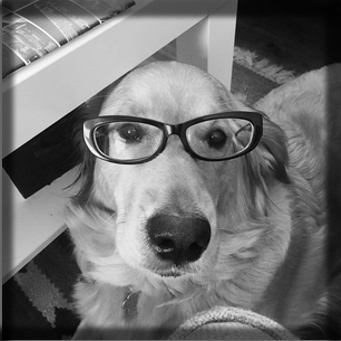
#> input picture Dog.png, 341 x 341 px
$ jupyter execute deconpynter.ipynb   (shell and % lines are left out)   (Python 2 division)
#> lines starting #> are read from the running program, lines starting #| are printed output that depends on the picture
[cell 1]
import matplotlib.image as mpimg
import numpy as np
import matplotlib.cm as cm
import matplotlib.pyplot as plt

[cell 2]
filenamein="Dog.png"
WIDTH, HEIGHT=(2000,2000)
BALL_RADIUS = 1.        # FOR ballS IN PIXELS
pix_to_m=45.0
freq=3e10               # Frequency
wavel=3e8/freq          # Wavelength
dec_ang=90.0            # Declination angle of 'source'
sin_dec=np.sin((dec_ang * np.pi)/ 180.) #sin of dec
col_map=cm.gist_gray

BALLS = 30 #always start with 50 antenna


if BALLS==1:
    BALLS=2
    print("You have 2 antennae now")

class Ball:
    #BALL_RADIUS = 15.0        # FOR ballS IN PIXELS
    def __init__(self,x,y):
         self.position = TwoD(x,y)
class TwoD:
    def __init__(self, x, y):
        self.x = float(x)
        self.y = float(y)

[cell 3]
in_img=mpimg.imread(filenamein) #gif_image
#> in_img is the input picture: shape (341, 341, 4) float32; mean R, G, B, A 0.445, 0.445, 0.445, 1
in_img=in_img[:,:,1] #select a single colour plane from a RBG image
#> in_img: shape (341, 341) float32
img_siz=in_img.shape #input image dimensions
#> img_siz = (341, 341)

[cell 4]
WIDTH, HEIGHT=in_img.shape
#> WIDTH = 341; HEIGHT = 341
WIDTH_ANT= WIDTH/2.5
#> WIDTH_ANT = 136.4
HEIGHT_ANT= WIDTH/2.5
#> HEIGHT_ANT = 136.4
Y_UPOUT=BALL_RADIUS*1.5                    # TOP BOUNDARY
Y_DOWNOUT=HEIGHT_ANT-(BALL_RADIUS*1.5)
#> Y_DOWNOUT = 134.9

print Y_UPOUT,Y_DOWNOUT
#| 1.5 134.9

pix_to_uv=150.0*(2.68*(WIDTH_ANT/600.0))
#> pix_to_uv = 91.39
umax=1.5*(((HEIGHT_ANT-(2.0*1.5*BALL_RADIUS))*pix_to_m*10.0)/wavel)#maximum for earth rot at HA 60
#> umax = 9004500
vmax=1.5*((1.0*(WIDTH_ANT-(2.0*1.5*BALL_RADIUS))*pix_to_m*10.0*sin_dec)/wavel)
#> vmax = 9004500
rescaleFact=(Y_DOWNOUT-Y_UPOUT)*0.95
#> rescaleFact = 126.7

print rescaleFact
#| 126.73

[cell 5]
synthesis_type=0
arrType = 'AlmaL'
almal_x=[  5.37451571e-01,   5.85665088e-01,   5.10331468e-01,   4.71301478e-01,
   5.79351413e-01,   5.85378103e-01,   4.60539532e-01,   6.41196728e-01,
   4.89883771e-01,   5.42545559e-01,   6.35241785e-01,   4.30477830e-01,
   6.49591046e-01,   5.21236906e-01,   4.67498924e-01,   5.42473813e-01,
   5.80212369e-01,   5.10546707e-01,   7.17247812e-01,   4.68869278e-01,
   3.33405080e-01,   7.67097144e-01,   6.71990243e-01,   3.54763955e-01,
   8.33003300e-01,   8.17692639e-01,   2.09212226e-01,   8.00107619e-01,
   8.20261157e-01,   8.25599082e-01,   7.99655618e-01,   8.36131439e-01,
   9.00000000e-01,   8.05997991e-01,   9.29939733e-01,   4.33053523e-01,
   4.14542976e-01,   2.38699957e-01,   7.21337351e-01,   8.64930406e-01,
   9.34926101e-01,   8.50631367e-01,   8.47610850e-02,   7.88556464e-01,
   9.05294877e-01,   1.04749605e-01,   8.30750466e-01,   1.00000000e+00,
   7.17463000e-05,   9.46039604e-01]
almal_y=[  3.46786220e-01,   4.03165015e-01,   3.96935661e-01,   4.30033034e-01,
   3.05257197e-01,   4.69170993e-01,   3.39361334e-01,   3.60251691e-01,
   4.63193330e-01,   2.84681454e-01,   4.60613497e-01,   3.78121756e-01,
   3.09284254e-01,   5.12587699e-01,   3.12493314e-01,   3.49114362e-01,
   4.05493157e-01,   4.02158251e-01,   5.22214881e-01,   6.07028473e-01,
   5.14475381e-01,   5.49548529e-01,   2.14661004e-01,   5.16759478e-01,
   2.61249017e-01,   5.25046406e-01,   5.02834670e-01,   6.29228000e-05,
   7.18754129e-01,   5.51838918e-01,   2.49690105e-01,   5.85955639e-01,
   2.60154161e-01,   5.47698600e-01,   9.01720938e-01,   6.35840805e-01,
   6.43920088e-01,   5.07365109e-01,   1.13474910e-01,   6.04970898e-01,
   4.29322010e-02,   6.24338524e-01,   5.01129464e-01,   4.94069530e-02,
   7.89592575e-01,   4.61997798e-01,   6.77401290e-01,   2.09721570e-02,
   4.20342929e-01,   1.00000000e+00]

if arrType == 'AlmaL':
    orig_x=almal_x[:BALLS]
    orig_y=almal_y[:BALLS]

orig_x=(np.array(orig_x)*rescaleFact)+Y_UPOUT
orig_y=(np.array(orig_y)*rescaleFact)+Y_UPOUT

balls = tuple(Ball(orig_x[ball], orig_y[ball]) for ball in xrange(BALLS))
x_pos = tuple(ball.position.x for ball in balls)
y_pos = tuple(ball.position.y for ball in balls)
x=np.array(x_pos)
y=np.array(y_pos)

x=x*pix_to_m
y=y*pix_to_m

N=len(x)*(len(x)-1)                     #number of baselines
#> N = 870

lx=np.zeros((len(x),len(x)))
ly=np.zeros((len(y),len(x)))

for i in range(len(x)):
    for j in range(len(y)):
        lx[i,j]=(x[i]-x[j])
        ly[i,j]=(y[i]-y[j])
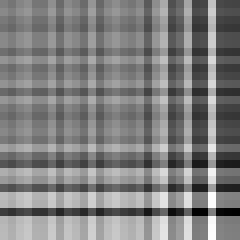
#> lx: shape (30, 30) float64 (shown 8 times larger); min -3557.4, max 3557.4, mean 0; drawn with min black and max white
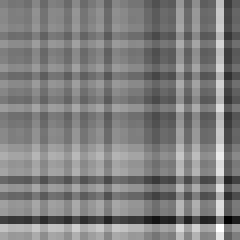
#> ly: shape (30, 30) float64 (shown 8 times larger); min -4098.6, max 4098.6, mean 0; drawn with min black and max white
plt.figure(figsize=(5,5))
plt.scatter(x,y)
plt.axis("equal");
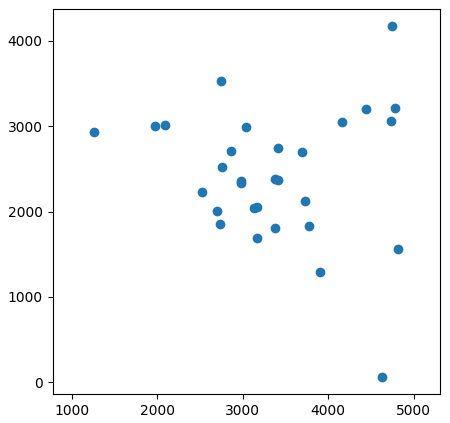
#> figure drawn by matplotlib, 1 panel

[cell 6]
almal_lx=np.zeros((len(almal_x),len(almal_x)))
almal_ly=np.zeros((len(almal_y),len(almal_x)))
for i in range(len(almal_x)):
    for j in range(len(almal_y)):
        almal_lx[i,j]=(almal_x[i]-almal_x[j])
        almal_ly[i,j]=(almal_y[i]-almal_y[j])

[cell 7]
(np.sqrt(almal_lx**2+almal_ly**2)).max()

[cell 8]
(np.sqrt(lx**2+ly**2)).max()
#> Out = 4424.5

[cell 9]
u=(np.ceil(ly/wavel))                    # u values
typeused = "Snapshot        "            #long white space to overlay correctly
v=(np.ceil((-1.*lx*sin_dec)/wavel))      # v values

re_u=np.reshape(u,(len(x)**2),order='F') #reshape u into linear form
re_v=np.reshape(v,(len(y)**2),order='F') #reshape v into linear form
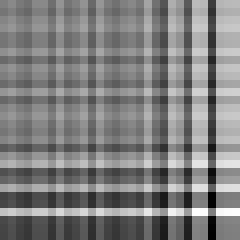
#> v: shape (30, 30) float64 (shown 8 times larger); min -355738, max 355739, mean 0.5; drawn with min black and max white

full_re_u=re_u
full_re_v=re_v

#--- rescale to image scale
full_re_uimg=(re_u/umax)*pix_to_uv
full_re_vimg=(re_v/vmax)*pix_to_uv

obs_uv_matrix=np.zeros(img_siz)          #create an empty matrix same size as in image for multiplying with fft of true sky image

for k in range(len(full_re_u)):
    int_u=int(full_re_uimg[k])
    int_v=int(full_re_vimg[k])
    obs_uv_matrix[int_u,int_v]=1.0
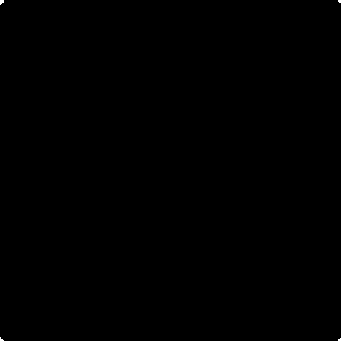
#> obs_uv_matrix: shape (341, 341) float64; values 0 (black) and 1 (white), 0.03% white; 4 white regions (4 under 20 px)

obs_uv_matrix[0,0]=0.0                   #fixes uv 0,0 to 0
fig_uv = plt.figure(8,figsize=[4,4])
fig_uv.clear()
ax_uv = fig_uv.add_subplot(111)
if synthesis_type == 0 or synthesis_type == 1:
    ax_uv.plot(full_re_u/1000.0,full_re_v/1000.0,'.',color='orange')#plot uv coverage
ax_uv.tick_params(axis='both',labelsize='10')
ax_uv.set_xlabel('u [k$\lambda$]',size='10')
ax_uv.set_ylabel('v [k$\lambda$]',size='10')
fig_uv.savefig('uvplot.png', dpi=150, facecolor='w', edgecolor='w',
    orientation='portrait', papertype=None, format=None,
    transparent=False,bbox_inches='tight',pad_inches=0.05)
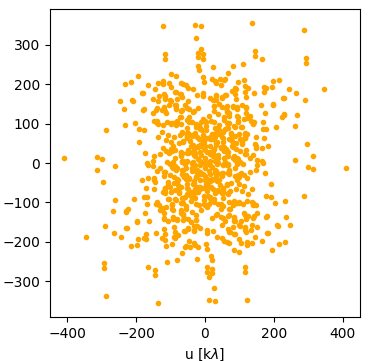
#> figure drawn by matplotlib, 1 panel

[cell 10]
#---3 Do the maths ---#
#--Section 7 chapter 2 Synthesis imaging--#
fft_img=np.fft.fft2(in_img)              #This is the complex visibility from a complete and ideal array from u,v =0,0 outward.
observed=fft_img*obs_uv_matrix           #Observed complex visibility. Combines ideal visibility with the observed uv points, removing those not seen by the selected array configuration.
ifft_img=np.fft.ifft2(observed)          #inverse FFTs the observed visibility
real_ifft_img=ifft_img.real              #Takes real part only for plotting
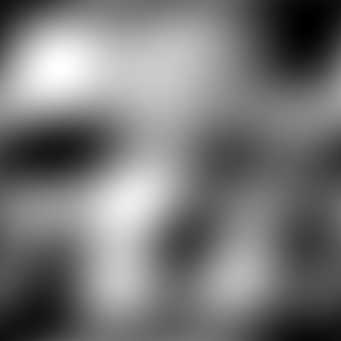
#> real_ifft_img: shape (341, 341) float64; min -0.424, max 0.479, mean -2.69e-18; drawn with min black and max white

fig_obs = plt.figure(4, figsize=[4,4]) #Horrific aspect ratio hack... sorry!
fig_obs.clear()
fig_obs.subplots_adjust(left=0, right=1, top=1, bottom=0)
ax_obs=fig_obs.add_subplot(111)
if synthesis_type == 0 or synthesis_type ==1:
    ax_obs.imshow(real_ifft_img, cmap=col_map)                #Show observed version of input image.
    ax_obs.get_xaxis().set_visible(False)
    ax_obs.get_yaxis().set_visible(False)
    fig_obs.savefig('output.png', dpi=150, facecolor='w', edgecolor='w',
                orientation='portrait', papertype=None, format=None,
                transparent=False, bbox_inches=None, pad_inches=None)

[cell 11]
2.68*(WIDTH_ANT/600.0)
#> Out = 0.609
